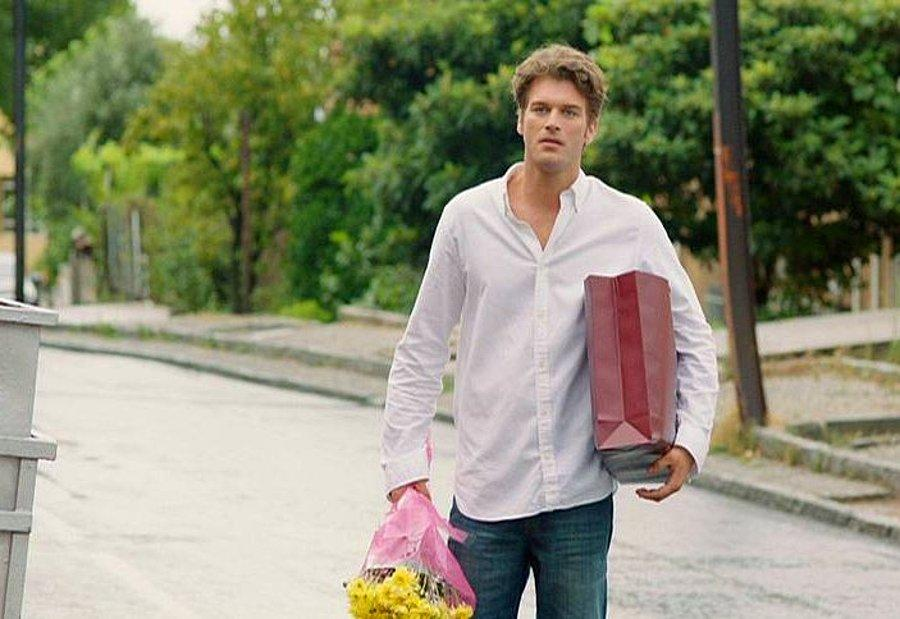
#> input picture Basics/Lesson4/oldkuzey.jpg, 900 x 619 px
$ python lesson4.py
#> lines starting #> are read from the running program, lines starting #| are printed output that depends on the picture; after the words box and inside, x2 and y2 are one past the last pixel; in counts of white or black regions, pixels touching at a corner belong together
import cv2
import numpy as np

resim = cv2.imread("oldkuzey.jpg")
#> resim is the input picture: shape (619, 900, 3); mean B, G, R 116.1, 141.8, 139.9


#Resim Uzatma

#uzatilan = cv2.copyMakeBorder(resim,100,100,100,100,cv2.BORDER_REPLICATE)

#Resmi Aynalama

#aynala = cv2.copyMakeBorder(resim,100,100,100,100,cv2.BORDER_REFLECT)

#Resmi Tekrar Etme

#tekrar = cv2.copyMakeBorder(resim,100,100,100,100,cv2.BORDER_WRAP)

#Resmi Etrafını Sarma

#sarma = cv2.copyMakeBorder(resim,100,100,100,100,cv2.BORDER_CONSTANT,value = [255,255,255])


cv2.rectangle(resim,(500,200),(600,20),[0,0,255],2)
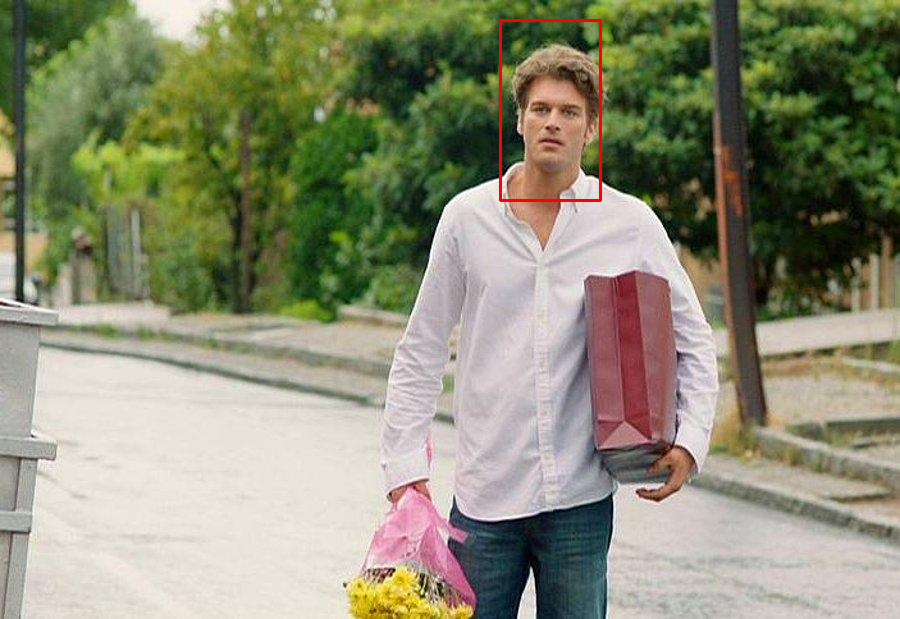
#> resim: shape (619, 900, 3); 0.3% of pixels changed, all inside (x1, y1, x2, y2) = (499, 19, 602, 202)


#face = resim[50:400,400:700]
#print(resim.shape)

cv2.imshow("Kuzey Orjinal",resim)
# [5 lines of commented-out code are left out]

cv2.waitKey(0)
cv2.destroyAllWindows()
